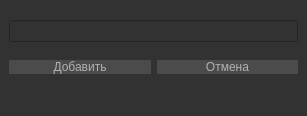
<?xml version="1.0" encoding="UTF-8"?>
<ui version="4.0">
 <class>AddFolderWindow</class>
 <widget class="QMainWindow" name="AddFolderWindow">
  <property name="geometry">
   <rect>
    <x>0</x>
    <y>0</y>
    <width>307</width>
    <height>116</height>
   </rect>
  </property>
  <property name="windowTitle">
   <string>MainWindow</string>
  </property>
  <property name="styleSheet">
   <string notr="true">font: 12pt &quot;Times New Roman&quot;;
background-color: rgb(50, 50, 50);
color: #b1b1b1;</string>
  </property>
  <widget class="QWidget" name="centralwidget">
   <layout class="QHBoxLayout" name="horizontalLayout_3" stretch="2">
    <item>
     <layout class="QVBoxLayout" name="verticalLayout">
      <item>
       <spacer name="verticalSpacer_2">
        <property name="orientation">
         <enum>Qt::Vertical</enum>
        </property>
        <property name="sizeHint" stdset="0">
         <size>
          <width>20</width>
          <height>40</height>
         </size>
        </property>
       </spacer>
      </item>
      <item>
       <layout class="QHBoxLayout" name="horizontalLayout_2" stretch="1">
        <item>
         <widget class="QLineEdit" name="le_folder_name"/>
        </item>
       </layout>
      </item>
      <item>
       <spacer name="verticalSpacer">
        <property name="orientation">
         <enum>Qt::Vertical</enum>
        </property>
        <property name="sizeHint" stdset="0">
         <size>
          <width>20</width>
          <height>40</height>
         </size>
        </property>
       </spacer>
      </item>
      <item>
       <layout class="QHBoxLayout" name="horizontalLayout" stretch="1,1">
        <property name="sizeConstraint">
         <enum>QLayout::SetMaximumSize</enum>
        </property>
        <item>
         <widget class="QPushButton" name="btnAdd">
          <property name="sizePolicy">
           <sizepolicy hsizetype="Minimum" vsizetype="Minimum">
            <horstretch>0</horstretch>
            <verstretch>0</verstretch>
           </sizepolicy>
          </property>
          <property name="maximumSize">
           <size>
            <width>16777215</width>
            <height>40</height>
           </size>
          </property>
          <property name="styleSheet">
           <string notr="true">QPushButton{
	background-color: rgb(75, 75, 75);
	border-radius: 10px;
}
QPushButton:hover {
     background-color: rgb(80,80, 80);
}
QPushButton:pressed {
    background-color: rgb(120,120,120);
}
</string>
          </property>
          <property name="text">
           <string>Добавить</string>
          </property>
         </widget>
        </item>
        <item>
         <widget class="QPushButton" name="btnCancel">
          <property name="sizePolicy">
           <sizepolicy hsizetype="Minimum" vsizetype="Minimum">
            <horstretch>0</horstretch>
            <verstretch>0</verstretch>
           </sizepolicy>
          </property>
          <property name="maximumSize">
           <size>
            <width>16777215</width>
            <height>40</height>
           </size>
          </property>
          <property name="styleSheet">
           <string notr="true">QPushButton{
	background-color: rgb(75, 75, 75);
	border-radius: 10px;
}
QPushButton:hover {
     background-color: rgb(80,80, 80);
}
QPushButton:pressed {
    background-color: rgb(120,120,120);
}
</string>
          </property>
          <property name="text">
           <string>Отмена</string>
          </property>
         </widget>
        </item>
       </layout>
      </item>
      <item>
       <spacer name="verticalSpacer_3">
        <property name="orientation">
         <enum>Qt::Vertical</enum>
        </property>
        <property name="sizeHint" stdset="0">
         <size>
          <width>20</width>
          <height>40</height>
         </size>
        </property>
       </spacer>
      </item>
     </layout>
    </item>
   </layout>
  </widget>
  <widget class="QStatusBar" name="statusbar"/>
 </widget>
 <resources/>
 <connections/>
</ui>
